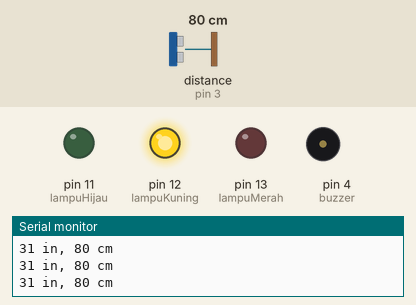
This sketch was run on a simulated Arduino Uno, built with avr-gcc and run on an emulated ATmega328P. Parts: output pins drawn as LEDs (lit = HIGH), buzzer (waves = sounding), the last lines printed to the serial monitor. Wiring (inferred from the names in the program): ultrasonic range finder: trigger pin 2; echo pin 3. Inputs (shaded band) come from the test bench; at power-on: distance to the obstacle (sensor on pin 3) 80 cm. The echo pulse lasts 58.3 µs per cm; pins used as bus, display or sensor lines are not drawn.

Above: at 1.2 s.
1.3 s: distance to the obstacle (sensor on pin 3) set to 65 cm
2.8 s: distance to the obstacle (sensor on pin 3) set to 56 cm
At 3.22 s:
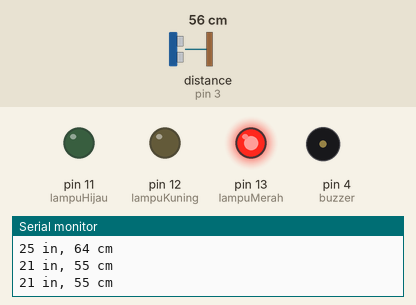
5.8 s: distance to the obstacle (sensor on pin 3) set to 299 cm
At 7.2 s:
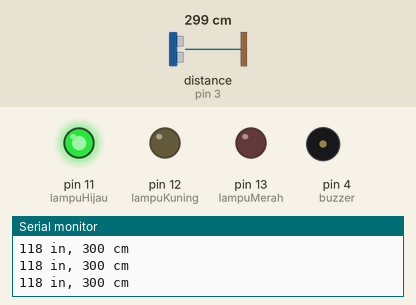
7.6 s: distance to the obstacle (sensor on pin 3) set to 105 cm
9.1 s: distance to the obstacle (sensor on pin 3) set to 96 cm
At 10.3 s:
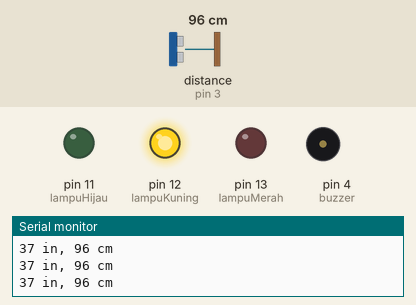
10.8 s: distance to the obstacle (sensor on pin 3) set to 2 cm
At 11.33 s:
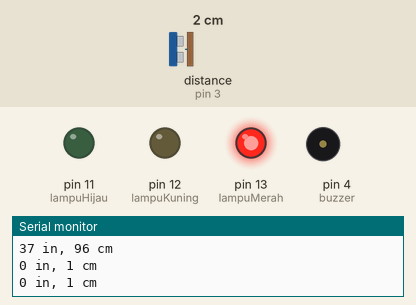
Timing chart, 0 to 14.8 s (numbered marks = the images above; inputs shaded):
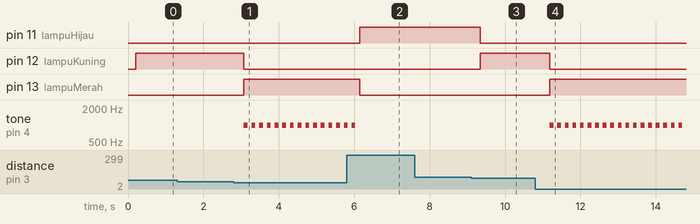

Measured:
- the behaviour switches between 61 and 60 cm on distance to the obstacle (sensor on pin 3) (found by bisection; images 0 and 1)
- the behaviour switches between 100 and 99 cm on distance to the obstacle (sensor on pin 3) (found by bisection; images 2 and 3)
- after the input at 2.8 s, pin 12 (lampuKuning): HIGH → LOW after 0.28 s; pin 13 (lampuMerah): LOW → HIGH after 0.28 s; tone on pin 4 (buzzer): alternates 1000 Hz for 0.10 s and silent for 0.10 s, starting after 0.28 s
- after the input at 5.8 s, pin 11 (lampuHijau): LOW → HIGH after 0.35 s; pin 13 (lampuMerah): HIGH → LOW after 0.35 s; tone on pin 4 (buzzer): goes on until 6.0 s, then stays silent
- after the input at 9.1 s, pin 11 (lampuHijau): HIGH → LOW after 0.24 s; pin 12 (lampuKuning): LOW → HIGH after 0.24 s
- after the input at 10.8 s, pin 12 (lampuKuning): HIGH → LOW after 0.39 s; pin 13 (lampuMerah): LOW → HIGH after 0.39 s; tone on pin 4 (buzzer): alternates 1000 Hz for 0.10 s and silent for 0.10 s, starting after 0.39 s

The sketch:

MODUL_3.ino
```cpp
// Variabel untuk pin komponen
// Lampu
#define lampuMerah 13
#define lampuKuning 12
#define lampuHijau 11

// Pin Sensor
int trigPin = 2;
int echoPin = 3;

// Pin Buzzer
#define buzzer 4

// Variabel Nilai
int HIDUP = HIGH;
int MATI = LOW;

// Variabel untuk jarak
int cm = 0;
int inch = 0;

long bacaJarakSensor(int triggerPin, int echoPin){
  pinMode(triggerPin, OUTPUT);    //konfigurasi pin trigger
  digitalWrite(triggerPin, MATI);  //menonaktifkan pemancaran gelombang T
  delayMicroseconds(2);           //jeda program 0.02 detik
  digitalWrite(triggerPin, HIDUP); //mengaktifkan pemancar gelombang T
  delayMicroseconds(10);          //jeda program 0.10 detik
  digitalWrite(triggerPin, MATI);
  pinMode(echoPin, INPUT);        // konfigurasi pin echo

  return pulseIn(echoPin, HIDUP); /*mengaktifkan penerima gelombang R
                                 /* dan mengembalikan nilainya pada
                                 /* bacaJarakSensor */
}

void setup(){
  // konfigurasi baund rate serial monitor
  Serial.begin(9600);
  // Konfigurasi awal untuk lampu led
  pinMode(lampuMerah, OUTPUT);
  pinMode(lampuKuning, OUTPUT);
  pinMode(lampuHijau, OUTPUT);
  // Konfigurasi awal untuk buzzer
  pinMode(buzzer, OUTPUT);
}

void loop(){
  // menghitung jarak ke dalam cm
  cm = 0.01723 * bacaJarakSensor(trigPin, echoPin);
  // konversi ke inch
  inch = (cm / 2.54);

  // Tampilkan data ke serial monitor
  Serial.print(inch);
  Serial.print(" in, ");
  Serial.print(cm);
  Serial.println(" cm");
  delay(200); // jeda program 0.2 detik

  // jika jarak kurang dari 60 cm
  if(cm < 60){
    digitalWrite(lampuMerah, HIDUP);
    digitalWrite(lampuKuning, MATI);
    digitalWrite(lampuHijau, MATI);
    tone(buzzer, 1000, 100); // buzzer diaktifkan 1kHz
  }

  // jika jarak lebih dari 60 cm, kurang dari 100 cm
  else if(cm > 60 && cm < 100){
    digitalWrite(lampuMerah, MATI);
    digitalWrite(lampuKuning, HIDUP);
    digitalWrite(lampuHijau, MATI);
    noTone(buzzer); // Buzzer dinonaktifkan
  }

  // Jika jarak lebih dari 100 cm
  else if(cm > 100){
    digitalWrite(lampuMerah, MATI);
    digitalWrite(lampuKuning, MATI);
    digitalWrite(lampuHijau, HIDUP);
    noTone(buzzer); // Buzzer dinonaktifkan
  }
}
```
